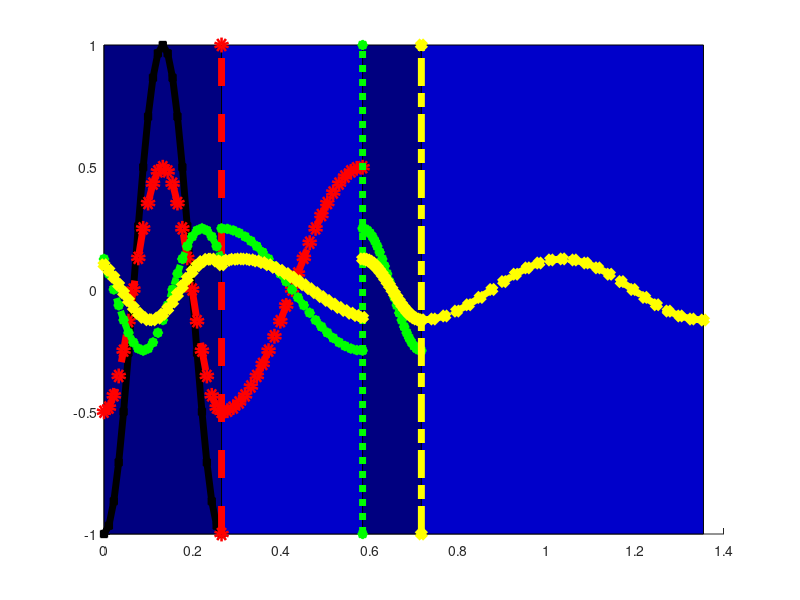

MATLAB code to generate this figure:
function wavesimulator_1d(thickness_vector,n_vector,medium_color_vector,wave_color_vector,lambda,signal_origin,object_origin,x_range,n_outside)

  if exist('n_outside','var') == 0; n_outside = 1; end;
  if exist('x_range','var') == 0; x_range = [0,1]; end;
  if exist('object_origin','var') == 0; object_origin = 0; end;
  if exist('lambda','var') == 0; lambda = 0.637; end;
  if exist('n_vector','var') == 0; n_vector = [2.4,1,2.4,1]; end;
  if exist('signal_origin','var') == 0; signal_origin = lambda/(4*n_vector(1)); end;
  %if exist('thickness_vector','var') == 0; thickness_vector = [lambda/n_vector(1),lambda/(4*n_vector(2)),lambda/(4*n_vector(3)),lambda/(n_vector(4))]; end;
  if exist('thickness_vector','var') == 0; thickness_vector = [lambda/n_vector(1),lambda/(2*n_vector(2)),lambda/(2*n_vector(3)),lambda/(n_vector(4))]; end;
  if exist('medium_color_vector','var') == 0; medium_color_vector = {[0,0,1-0.5*n_vector(1)/2.4],[0,0,1-0.5*n_vector(2)/2.4],[0,0,1-0.5*n_vector(3)/2.4],[0,0,1-0.5*n_vector(4)/2.4]}; end;

  if exist('wave_color_vector','var') == 0; wave_color_vector = {[0,0,0],[1,0,0],[0,1,0],[1,1,0]}; end;
  if exist('LineWidth_vector','var') == 0; LineWidth_vector = {5,5,5,5}; end;
  if exist('Marker_vector','var') == 0; Marker_vector = {'+','o','*','x'}; end;
  if exist('LineStyle_vector','var') == 0; LineStyle_vector = {'-','--',':','-.'}; end;

  Npoints = 25;

  figure;
  hold on;
  
  N = length(n_vector)
  L = sum(thickness_vector);
  
  x(1) = object_origin;
  T(1) = 1;
  t(1) = 1;
  transmitted_phase(1) = -(2*pi*n_vector(1)/lambda)*signal_origin;
  reflected_amplitude(1) = 0;
  transmitted_amplitude(1) = 1;

  for i = 1:N
    k(i) = 2*pi*n_vector(i)/lambda;
    if (i>1)
      r(i) = (n_vector(i-1)-n_vector(i))/(n_vector(i-1)+n_vector(i));
      t(i) = (2*n_vector(i-1))/(n_vector(i-1)+n_vector(i));
      R(i) = ((n_vector(i-1)-n_vector(i))/(n_vector(i-1)+n_vector(i)))^2;
      T(i) = (4*n_vector(i-1)*n_vector(i))/(n_vector(i-1)+n_vector(i))^2;
      x(i) = x(i-1) + thickness_vector(i-1);
      transmitted_phase(i) = transmitted_phase(i-1) + (k(i-1)-k(i))*x(i);
      for j = i-1:-1:1
        if (j<i-1)
          disp(['ref-ref: ',num2str(i),',',num2str(j)]);
          tmp = reflected_phase{i}{j+1} + (k(j+1)-k(j))*x(j+1)
          reflected_phase{i}{j} = tmp;
        else
          disp(['tra-ref: ',num2str(i),',',num2str(j)]);
          if(n_vector(i)<n_vector(i-1))
            tmp = transmitted_phase(i-1) + (k(i-1)+k(i-1))*x(i)
            reflected_phase{i}{j} = tmp;
          else
            tmp = transmitted_phase(i-1) + (k(i-1)+k(i-1))*x(i) + pi
            reflected_phase{i}{j} = tmp;
          end
        end
      end
      %reflected_amplitude(i) = transmitted_amplitude(i-1)*R(i);
      %transmitted_amplitude(i) = transmitted_amplitude(i-1)*T(i);
      reflected_amplitude(i) = transmitted_amplitude(i-1)*0.5;
      transmitted_amplitude(i) = transmitted_amplitude(i-1)*0.5;
    end
  end
  x(N+1) = x(N) + thickness_vector(N);

  for i = 1:N
    if(i>1)
      for j = 1:i-1
        reflected_wave_x{i}{j} = linspace(x(j),x(j+1),Npoints);
        reflected_wave_y{i}{j} = reflected_amplitude(i)*sin(-k(j)*reflected_wave_x{i}{j} + reflected_phase{i}{j} );
      end
    end
    transmitted_wave_x{i} = linspace(x(i),x(i+1),Npoints);
    transmitted_wave_y{i} = transmitted_amplitude(i)*sin(k(i)*transmitted_wave_x{i} + transmitted_phase(i));
  end

  for i = 1:N
    fill([x(i+1),x(i+1),x(i),x(i)],[1,-1,-1,1],medium_color_vector{i});
  end
  
  for i = 1:N
    if (i>1)
      line([x(i),x(i)],[-1,1],'Color',wave_color_vector{i},'LineWidth',LineWidth_vector{i},'Marker',Marker_vector{i},'LineStyle',LineStyle_vector{i})
    end
    for j = 1:i
      if (j<i)
        disp('reflected');
        plot(reflected_wave_x{i}{j},reflected_wave_y{i}{j},'Color',wave_color_vector{i},'LineWidth',LineWidth_vector{i},'Marker',Marker_vector{i},'LineStyle',LineStyle_vector{i});
      else
        disp('transmitted');
        plot(transmitted_wave_x{i},transmitted_wave_y{i},'Color',wave_color_vector{i},'LineWidth',LineWidth_vector{i},'Marker',Marker_vector{i},'LineStyle',LineStyle_vector{i});
      end
    end
  end

end
